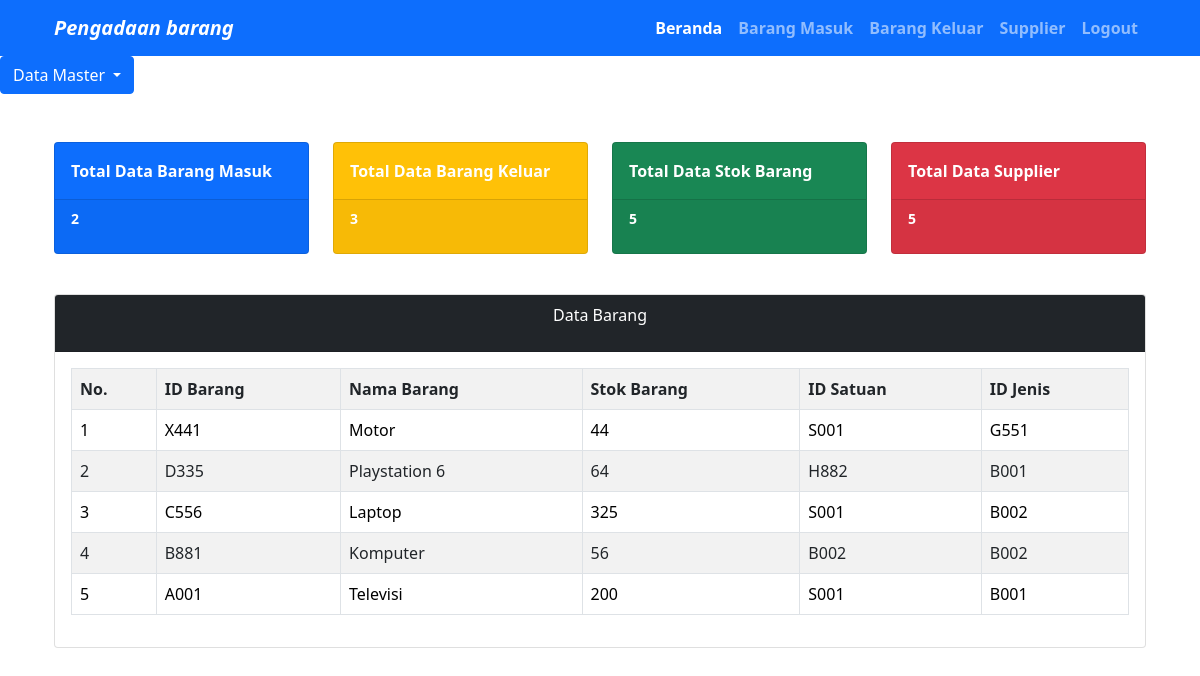
/penyimpanan.php, run on the app's committed database.
### tables this page shows
CREATE TABLE `penyimpanan_barang` (
  `id_barang` char(7) NOT NULL,
  `nama_barang` varchar(255) NOT NULL,
  `stok_barang` int(11) NOT NULL,
  `id_satuan` varchar(20) DEFAULT NULL,
  `id_jenis` varchar(20) DEFAULT NULL
);

### penyimpanan.php (the view, shortened to what this page needs)
<?php
	$server = "localhost";
	$user = "root";
	$pass = "";
	$database = "rizkyn_pengadaan";
	$koneksi = mysqli_connect($server, $user, $pass, $database)or die(mysqli_error($koneksi));
?>
<!DOCTYPE html>
<html>
<head>
	<link rel="stylesheet" type="text/css" href="css/bootstrap.min.css">
  <link href="https://cdn.jsdelivr.net/npm/bootstrap@5.1.1/dist/css/bootstrap.min.css" rel="stylesheet">
</head>
<body>
<nav class="navbar navbar-expand-lg navbar-dark bg-primary">
  <div class="container">
    <a class="navbar-brand" href="#"><i><b>Pengadaan barang</b></i></a>
    <div class="collapse navbar-collapse text-right" id="navbarText">
      <ul class="navbar-nav ms-auto mb-2 mb-lg-0">
        <li class="nav-item">
          <a class="nav-link active" aria-current="page" href="penyimpanan.php"><b>Beranda</b></a>
        </li>
        <li class="nav-item">
          <a class="nav-link" href="barang_masuk.php"><b>Barang Masuk</b></a>
        </li>
        <li class="nav-item">
          <a class="nav-link" href="barang_keluar.php"><b>Barang Keluar</b></a>
        </li>
        <li class="nav-item">
          <a class="nav-link" href="supplier.php"><b>Supplier</b></a>
        </li>
		<li class="nav-item">
          <a class="nav-link" href="logout.php"><b>Logout</b></a>
        </li>
          </div>
    </div>
</nav>
<div class="dropdown">
  			<button class="btn btn-primary dropdown-toggle" type="button" id="dropdownMenuButton1" data-bs-toggle="dropdown" aria-expanded="false">
    		Data Master
  			</button>
		</div>
		<div class="container">
			<div class="row mt-5">
                            <div class="col-xl-3 col-md-6">
                                <div class="card bg-primary text-white mb-4">
                                    <div class="card-body"><b>Total Data Barang Masuk</b></div>
                                    <div class="card-footer d-flex align-items-center justify-content-between">
										<?php $sql   = "SELECT * FROM barang_masuk";
											  $data   = mysqli_query($koneksi, $sql);
											  $produk1 = mysqli_num_rows($data);  ?>
                                        <p class="small text-white stretched-link" href="#"><b><?php echo $produk1 ?></b></p>
                                    </div>
                                </div>
                            </div>
                            <div class="col-xl-3 col-md-6">
                                <div class="card bg-warning text-white mb-4">
                                    <div class="card-body"><b>Total Data Barang Keluar</b></div>
                                    <div class="card-footer d-flex align-items-center justify-content-between">
										<?php $sql   = "SELECT * FROM barang_keluar";
											  $data   = mysqli_query($koneksi, $sql);
											  $produk2 = mysqli_num_rows($data);  ?>
                                        <p class="small text-white stretched-link" href="#"><b><?php echo $produk2 ?></b></p>
                                    </div>
                                </div>
                            </div>
                            <div class="col-xl-3 col-md-6">
                                <div class="card bg-success text-white mb-4">
                                    <div class="card-body"><b>Total Data Stok Barang</b></div>
                                    <div class="card-footer d-flex align-items-center justify-content-between">
										<?php $sql   = "SELECT * FROM penyimpanan_barang";
											  $data   = mysqli_query($koneksi, $sql);
											  $produk3 = mysqli_num_rows($data);  ?>
                                        <p class="small text-white stretched-link" href="#"><b><?php echo $produk3 ?></b></p>
                                    </div>
                                </div>
                            </div>
                            <div class="col-xl-3 col-md-6">
                                <div class="card bg-danger text-white mb-4">
                                    <div class="card-body"><b>Total Data Supplier</b></div>
                                    <div class="card-footer d-flex align-items-center justify-content-between">
										<?php $sql   = "SELECT * FROM supplier";
											  $data   = mysqli_query($koneksi, $sql);
											  $produk4 = mysqli_num_rows($data);  ?>
                                        <p class="small text-white stretched-link" href="#"><b><?php echo $produk4 ?></b></p>
                                    </div>
                                </div>
                            </div>
                        </div>
		</div>
<div class="container">
	<div class="card mt-3">
	  <div class="card-header bg-dark text-white">
	    <p class="text-center">Data Barang</p>
	  </div>
	  <div class="card-body">
	    <table class="table table-bordered table-striped">
	    	<tr>
	    		<th>No.</th>
	    		<th>ID Barang</th>
	    		<th>Nama Barang</th>
	    		<th>Stok Barang</th>
	    		<th>ID Satuan</th>
				<th>ID Jenis</th>
	    	</tr>
	    	<?php
	    		$no = 1;
	    		$tampil = mysqli_query($koneksi, "SELECT * from penyimpanan_barang order by id_barang desc");
	    		while($data = mysqli_fetch_array($tampil)) :
	    	?>
	    	<tr>
	    		<td><?=$no++;?></td>
	    		<td><?=$data['id_barang']?></td>
	    		<td><?=$data['nama_barang']?></td>
	    		<td><?=$data['stok_barang']?></td>
				<td><?=$data['id_satuan']?></td>
				<td><?=$data['id_jenis']?></td>
	    	</tr>
	    <?php endwhile;?>
	    </table>
	  </div>
				</div>
</div>
</body>
</html>

### data on the page
penyimpanan_barang: id_barang "X441", nama_barang "Motor", stok_barang "44", id_satuan "S001", id_jenis "G551"
penyimpanan_barang: id_barang "D335", nama_barang "Playstation 6", stok_barang "64", id_satuan "H882", id_jenis "B001"
penyimpanan_barang: id_barang "C556", nama_barang "Laptop", stok_barang "325", id_satuan "S001", id_jenis "B002"
penyimpanan_barang: id_barang "B881", nama_barang "Komputer", stok_barang "56", id_satuan "B002", id_jenis "B002"
penyimpanan_barang: id_barang "A001", nama_barang "Televisi", stok_barang "200", id_satuan "S001", id_jenis "B001"

### other printed values
$produk1 "2"
$produk2 "3"
$produk3 "5"
$produk4 "5"
